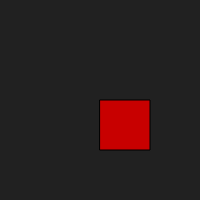
Frame 1 (no input)
Frame 60 (no input): identical to frame 1, image omitted
Frame 120 (the mouse pressed at the canvas centre since frame 60): identical to frame 1, image omitted

The p5.js sketch that drew this single still picture (run headless with seeded random() and noise() and a simulated clock; from frame 60 on, the mouse is pressed at the canvas centre):

// p5.js sketch
// ── sketch.js
// What is HTML

function setup() {
	createCanvas(200, 200)
}

function draw() {
	background(33)
	fill(200, 0, 0)
	rect(100, 100, 50, 50)
}
